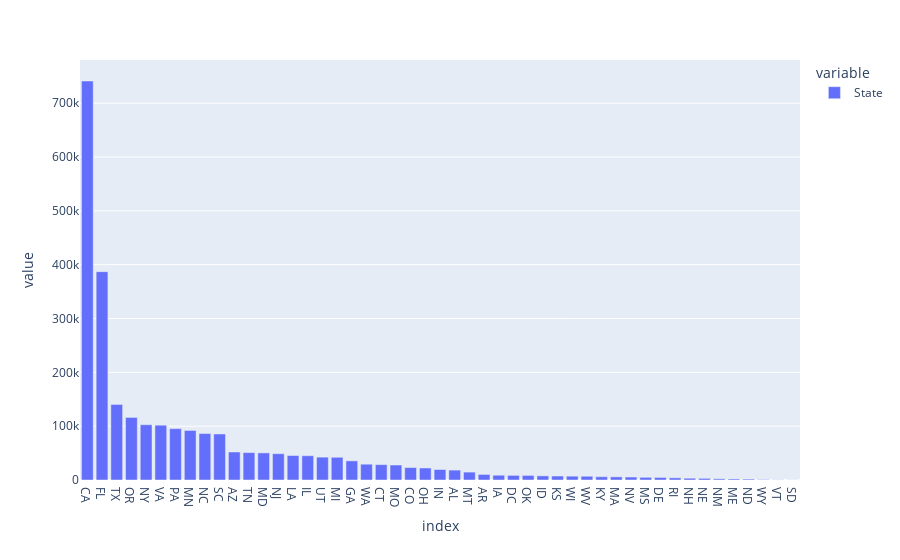

The cell this chart's notebook holds for it:
### Code cell
state_data = data.State.value_counts()
import plotly.express as px
from plotly.offline import init_notebook_mode, iplot
init_notebook_mode(connected=True)

df = state_data
fig = px.bar(df)

fig.show()

### Figure 1 — Plotly figure (JSON) as saved in the notebook; plotly's stock layout.template omitted (floating-point values rounded to 4 significant figures)
{"data": [{"alignmentgroup": "True", "hovertemplate": "variable=State<br>index=%{x}<br>value=%{y}<extra></extra>", "legendgroup": "State", "marker": {"color": "#636efa", "pattern": {"shape": ""}}, "name": "State", "offsetgroup": "State", "orientation": "v", "showlegend": true, "textposition": "auto", "type": "bar", "x": ["CA", "FL", "TX", "OR", "NY", "VA", "PA", "MN", "NC", "SC", "AZ", "TN", "MD", "NJ", "LA", "IL", "UT", "MI", "GA", "WA", "CT", "MO", "CO", "OH", "IN", "AL", "MT", "AR", "IA", "DC", "OK", "ID", "KS", "WI", "WV", "KY", "MA", "NV", "MS", "DE", "RI", "NH", "NE", "NM", "ME", "ND", "WY", "VT", "SD"], "xaxis": "x", "y": [741328, 387098, 140480, 116258, 102675, 101817, 95365, 92052, 86333, 85538, 52008, 50927, 50345, 48871, 45514, 45067, 42472, 42211, 35547, 29358, 28552, 27837, 23103, 22359, 19454, 18421, 14679, 10337, 8900, 8582, 8528, 7667, 7397, 7101, 6993, 6098, 5833, 5511, 4957, 4717, 4010, 3318, 3046, 2202, 1953, 1726, 854, 306, 179], "yaxis": "y"}], "layout": {"barmode": "relative", "legend": {"title": {"text": "variable"}, "tracegroupgap": 0}, "margin": {"t": 60}, "xaxis": {"anchor": "y", "domain": [0, 1], "title": {"text": "index"}}, "yaxis": {"anchor": "x", "domain": [0, 1], "title": {"text": "value"}}}}
